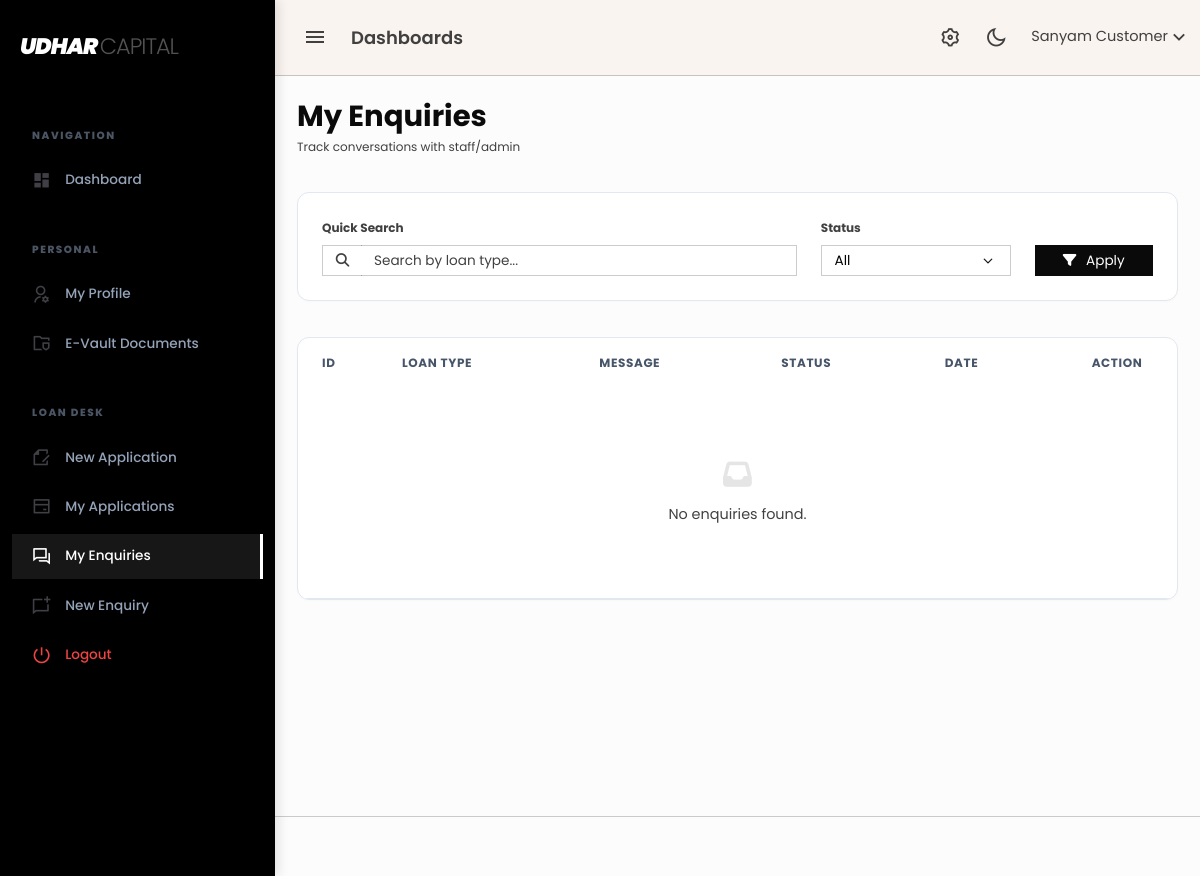
The page /customer/enquiries.php (signed in) on the database as committed earlier.
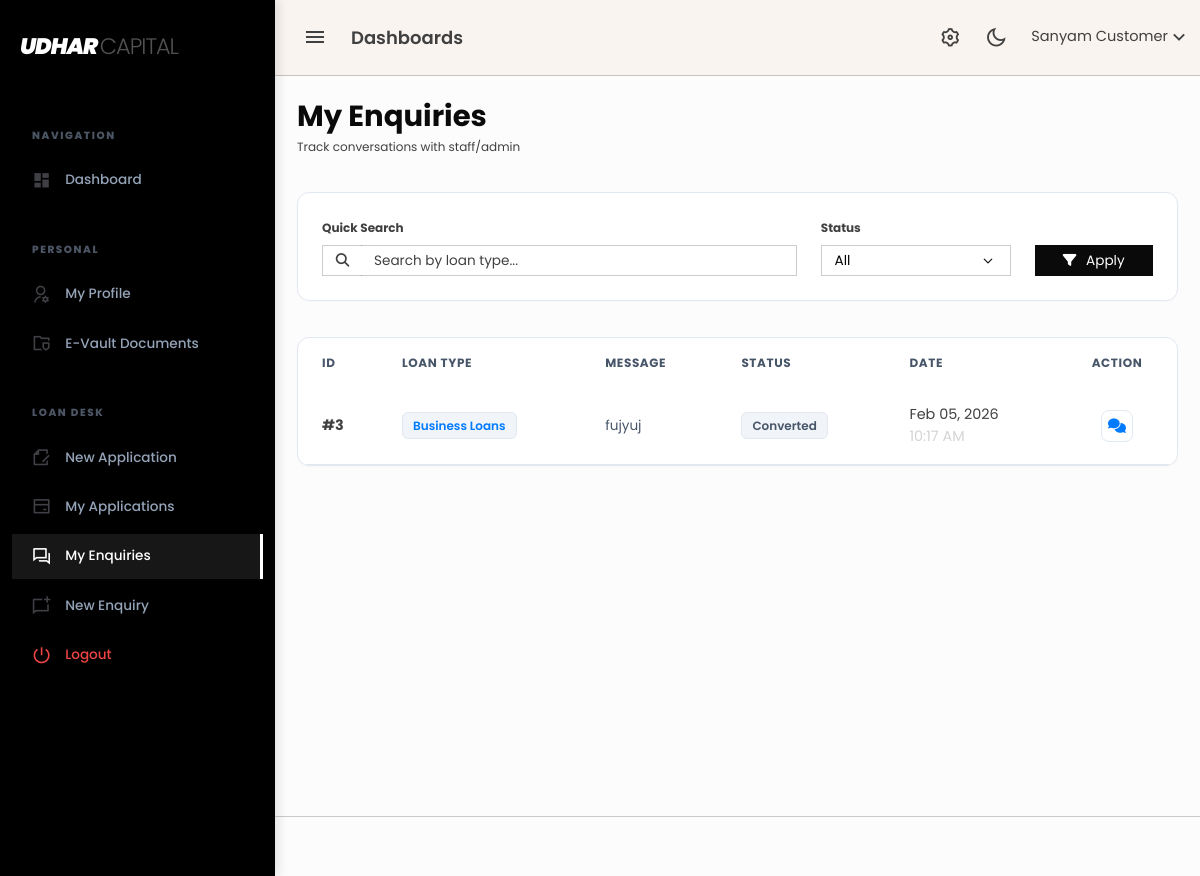
The same page on the database as committed later.
### tables this page shows
CREATE TABLE `enquiries` (
  `id` int(11) NOT NULL,
  `customer_id` bigint(20) UNSIGNED DEFAULT NULL,
  `full_name` varchar(255) NOT NULL,
  `phone` varchar(15) NOT NULL,
  `email` varchar(255) NOT NULL,
  `loan_type_id` int(11) NOT NULL,
  `loan_type_name` varchar(255) NOT NULL,
  `query_message` text NOT NULL,
  `status` enum('new','assigned','conversation','converted','closed') NOT NULL DEFAULT 'new',
  `assigned_staff_id` bigint(20) UNSIGNED DEFAULT NULL,
  `assigned_by` bigint(20) UNSIGNED DEFAULT NULL,
  `assigned_at` timestamp NULL DEFAULT NULL,
  `converted_by_role` enum('admin','staff','customer') DEFAULT NULL,
  `converted_by_id` bigint(20) UNSIGNED DEFAULT NULL,
  `converted_at` timestamp NULL DEFAULT NULL,
  `closed_by_role` enum('admin','staff','customer') DEFAULT NULL,
  `closed_by_id` bigint(20) UNSIGNED DEFAULT NULL,
  `closed_at` timestamp NULL DEFAULT NULL,
  `created_at` timestamp NOT NULL DEFAULT current_timestamp()
);

### customer/enquiries.php (the view, shortened to what this page needs)
<?php
include 'header.php';
include 'topbar.php';
include 'sidebar.php';
$customer_id = (int)$_SESSION['customer_id'];
$search_query = $_GET['search'] ?? '';
$query = "SELECT * FROM enquiries WHERE customer_id = $customer_id";
$query .= " ORDER BY created_at DESC";
$result = mysqli_query($conn, $query);
?>
<div class="content-page">
    <div class="content">
        <div class="container-fluid">
            <div class="d-flex justify-content-between align-items-center mb-4">
                <div>
                    <h2 class="fw-bold text-dark mb-1">My Enquiries</h2>
                    <div class="text-muted small">Track conversations with staff/admin</div>
                </div>
            </div>
            <div class="card card-modern mb-4">
                <div class="card-body p-3">
                    <form method="GET" class="row g-3 align-items-end">
                        <div class="col-md-7">
                            <label class="form-label text-muted small fw-bold">Quick Search</label>
                            <div class="input-group input-group-sm">
                                <span class="input-group-text bg-white border-end-0 text-muted"><i class="fas fa-search"></i></span>
                                <input type="text" name="search" class="form-control border-start-0" placeholder="Search by loan type..." value="<?= htmlspecialchars($search_query) ?>">
                            </div>
                        </div>
                        <div class="col-md-3">
                            <label class="form-label text-muted small fw-bold">Status</label>
                            <select name="status" class="form-select form-select-sm">
                                <option value="">All</option>
                            </select>
                        </div>
                        <div class="col-md-2 d-flex gap-2">
                            <button class="btn btn-sm btn-dark w-100"><i class="fas fa-filter me-1"></i> Apply</button>
                        </div>
                    </form>
                </div>
            </div>
            <div class="card card-modern">
                <div class="card-body p-0">
                    <div class="table-responsive">
                        <table class="table table-modern mb-0">
                            <thead>
                                <tr>
                                    <th width="80">ID</th>
                                    <th>Loan Type</th>
                                    <th>Message</th>
                                    <th>Status</th>
                                    <th>Date</th>
                                    <th width="120" class="text-center">Action</th>
                                </tr>
                            </thead>
                            <tbody>
                                <?php if ($result && mysqli_num_rows($result) > 0) {
                                    while ($row = mysqli_fetch_assoc($result)) { ?>
                                        <tr>
                                            <td class="text-muted fw-bold">#<?= $row['id'] ?></td>
                                            <td><span class="badge-soft text-primary"><?= htmlspecialchars($row['loan_type_name'] ?: 'N/A') ?></span></td>
                                            <td>
                                                <span class="msg-box" title="<?= htmlspecialchars($row['query_message']) ?>">
                                                    <?= htmlspecialchars($row['query_message']) ?>
                                                </span>
                                            </td>
                                            <td><span class="badge-soft"><?= ucfirst($row['status'] ?? 'new') ?></span></td>
                                            <td class="text-muted small">
                                                <?= date('M d, Y', strtotime($row['created_at'])) ?><br>
                                                <span class="text-light-emphasis"><?= date('h:i A', strtotime($row['created_at'])) ?></span>
                                            </td>
                                            <td class="text-center">
                                                <div class="d-flex justify-content-center gap-2">
                                                    <a href="enquiry_view.php?id=<?= $row['id'] ?>" class="btn-action" title="Open Conversation">
                                                        <i class="fas fa-comments"></i>
                                                    </a>
                                                </div>
                                            </td>
                                        </tr>
                                    <?php }
                                } else { ?>
                                    <tr>
                                        <td colspan="6" class="text-center py-5 text-muted">
                                            <div class="mb-2"><i class="fas fa-inbox fa-2x text-light"></i></div>
                                            No enquiries found.
                                        </td>
                                    </tr>
                                <?php } ?>
                            </tbody>
                        </table>
                    </div>
                </div>
            </div>
        </div>
    </div>
</div>
<?php include 'footer.php'; ?>

### customer/header.php (shortened to what this page needs)
<!DOCTYPE html>
<html lang="en">
<head>
	<link rel="stylesheet" href="assets/vendor/daterangepicker/daterangepicker.css">
	<link rel="stylesheet" href="assets/vendor/admin-resources/jquery.vectormap/jquery-jvectormap-1.2.2.css">
	<link href="assets/css/app.min.css" rel="stylesheet" type="text/css" id="app-style" />
	<link href="assets/css/icons.min.css" rel="stylesheet" type="text/css" />
    <link rel="stylesheet" href="https://cdnjs.cloudflare.com/ajax/libs/font-awesome/6.4.2/css/all.min.css">
</head>
<body>
	<div class="wrapper">

### customer/topbar.php (shortened to what this page needs)
<div class="navbar-custom">
    <div class="topbar container-fluid">
        <div class="d-flex align-items-center gap-1">
            <button class="button-toggle-menu">
                <i class="mdi mdi-menu"></i>
            </button>
            <h4 class="page-title d-none d-sm-block">Dashboards</h4>
        </div>
        <ul class="topbar-menu d-flex align-items-center gap-3">
            <li class="d-none d-sm-inline-block">
                <a class="nav-link" data-bs-toggle="offcanvas" href="#theme-settings-offcanvas">
                    <span class="ri-settings-3-line fs-22"></span>
                </a>
            </li>
            <li class="d-none d-sm-inline-block">
                <div class="nav-link" id="light-dark-mode">
                    <i class="ri-moon-line fs-22"></i>
                </div>
            </li>
            <li class="dropdown">
                <a class="nav-link dropdown-toggle arrow-none nav-user" data-bs-toggle="dropdown" href="#" role="button" aria-haspopup="false" aria-expanded="false">
                    <span class="d-lg-block d-none">
                        <h5 class="my-0 fw-normal"> <?php echo   $_SESSION['customer_name'] ?? 'Customer' ?><i class="ri-arrow-down-s-line fs-22 d-none d-sm-inline-block align-middle"></i></h5>
                    </span>
                </a>
            </li>
        </ul>
    </div>
</div>

### customer/sidebar.php (shortened to what this page needs)
<?php
$current_page = basename($_SERVER['PHP_SELF']);
?>
<div class="leftside-menu">
    <a href="dashboard.php" class="logo-lg">
        <span class="logo-text">UDHAR <span class="logo-sub">CAPITAL</span></span>
    </a>
    <div data-simplebar class="h-100">
        <ul class="side-nav">
            <li class="side-nav-title">Navigation</li>
            <li class="side-nav-item <?= ($current_page == 'dashboard.php') ? 'active' : '' ?>">
                <a href="dashboard.php" class="side-nav-link">
                    <i class="ri-dashboard-fill"></i>
                    <span>Dashboard</span>
                </a>
            </li>
            <li class="side-nav-title">Personal</li>
            <li class="side-nav-item <?= ($current_page == 'profile.php') ? 'active' : '' ?>">
                <a href="profile.php" class="side-nav-link">
                    <i class="ri-user-settings-line"></i>
                    <span>My Profile</span>
                </a>
            </li>
            <li class="side-nav-item <?= ($current_page == 'documents.php') ? 'active' : '' ?>">
                <a href="documents.php" class="side-nav-link">
                    <i class="ri-folder-shield-2-line"></i>
                    <span>E-Vault Documents</span>
                </a>
            </li>
            <li class="side-nav-title">Loan Desk</li>
            <li class="side-nav-item <?= ($current_page == 'loan-application.php' || $current_page == 'apply-loan.php') ? 'active' : '' ?>">
                <a href="../apply-loan.php" class="side-nav-link">
                    <i class="ri-file-edit-line"></i>
                    <span>New Application</span>
                </a>
            </li>
            <li class="side-nav-item <?= ($current_page == 'my-applications.php' || $current_page == 'view-application-detail.php') ? 'active' : '' ?>">
                <a href="my-applications.php" class="side-nav-link">
                    <i class="ri-bank-card-line"></i>
                    <span>My Applications</span>
                </a>
            </li>
            <li class="side-nav-item <?= ($current_page == 'enquiries.php' || $current_page == 'enquiry_view.php') ? 'active' : '' ?>">
                <a href="enquiries.php" class="side-nav-link">
                    <i class="ri-question-answer-line"></i>
                    <span>My Enquiries</span>
                </a>
            </li>
            <li class="side-nav-item <?= ($current_page == 'enquiry_add.php') ? 'active' : '' ?>">
                <a href="enquiry_add.php" class="side-nav-link">
                    <i class="ri-chat-new-line"></i>
                    <span>New Enquiry</span>
                </a>
            </li>
         <li class="side-nav-item">
                <a href="db/auth-logout.php" class="side-nav-link" style="color: #ef4444 !important;">
                    <i class="ri-shut-down-line" style="color: #ef4444 !important;"></i>
                    <span>Logout</span>
                </a>
            </li>
        </ul>
    </div>
</div>

### customer/footer.php (shortened to what this page needs)
				<footer class="footer">
				</footer>
			</div>
</body>
</html>

### customer/sidebar.php (style rules this page uses)
:root { --nav-bg: #000000; --nav-text: #94a3b8; --nav-active: #ffffff; --nav-hover-bg: #171717; }
.leftside-menu { background: var(--nav-bg) !important; box-shadow: 4px 0 10px rgba(0,0,0,0.1); width: 260px; }
.side-nav-title { color: #4b5563 !important; font-size: 0.65rem !important; text-transform: uppercase !important; letter-spacing: 0.15em !important; font-weight: 800 !important; padding: 24px 20px 10px !important; }
.side-nav-link { color: var(--nav-text) !important; font-weight: 500 !important; font-size: 0.85rem !important; padding: 12px 20px !important; transition: all 0.3s ease !important; display: flex !important; align-items: center !important; text-decoration: none !important; }
.side-nav-link i { font-size: 1.2rem !important; margin-right: 14px !important; color: #3f3f46 !important; transition: color 0.3s ease; }
.side-nav-item.active .side-nav-link { color: var(--nav-active) !important; background: var(--nav-hover-bg); border-right: 3px solid #ffffff; }
.side-nav-item.active i { color: #ffffff !important; }
.logo-lg { padding: 30px 20px; display: block; text-decoration: none; }
.logo-text { color: white; font-weight: 900; font-size: 1.4rem; letter-spacing: -1px; font-style: italic; }
.logo-sub { color: #525252; font-weight: 300; font-style: normal; }

### customer/enquiries.php (style rules this page uses)
:root { --slate-900: #0f172a; --slate-600: #475569; --slate-200: #e2e8f0; }
.content-page { background-color: #fcfcfd; }
.card-modern { border: 1px solid var(--slate-200); border-radius: 12px; background: #ffffff; box-shadow: 0 1px 3px rgba(0,0,0,0.02); overflow: hidden; }
.table-modern thead th { background: #f8fafc; text-transform: uppercase; font-size: 0.75rem; font-weight: 700; letter-spacing: 0.05em; color: var(--slate-600); padding: 16px 24px; border: none; }
.table-modern tbody td { padding: 16px 24px; font-size: 0.9rem; color: var(--slate-900); border-bottom: 1px solid var(--slate-200); vertical-align: middle; }
.badge-soft { background-color: #f1f5f9; color: #475569; border: 1px solid var(--slate-200); font-weight: 600; padding: 4px 10px; border-radius: 6px; font-size: 0.75rem; }
.msg-box { max-width: 260px; white-space: nowrap; overflow: hidden; text-overflow: ellipsis; display: block; color: var(--slate-600); font-size: 0.85rem; }
.btn-action { width: 32px; height: 32px; padding: 0; display: inline-flex; align-items: center; justify-content: center; border-radius: 8px; transition: all 0.2s; border: 1px solid var(--slate-200); background: white; text-decoration: none; }

Rows that differ between the two databases and show on the page:
added enquiries: id "3", loan_type_name "Business Loans", query_message "fujyuj", status "Converted", created_at "Feb 05, 2026", created_at "10:17 AM"
Other text that changed with them:
text no longer shown: "No enquiries found."
